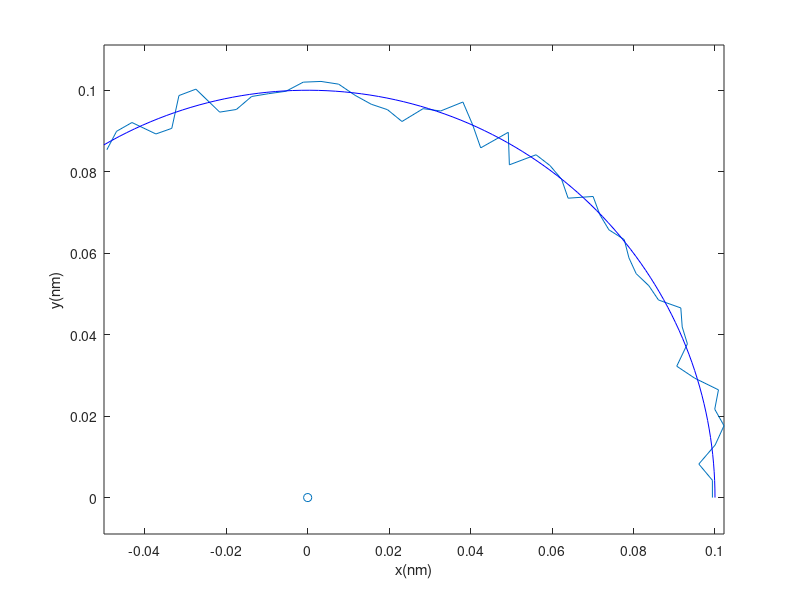

This figure's MATLAB source: (Note: this script raises an error after producing the figure.)
% 给定刀具波纹度拟合曲线和已加工曲面拟合曲线，给定残高，求各个刀位点的切宽
% 方案：先求切宽和残高的定量关系；然后考虑如何移动各个刀位点，微调来获得所要求的残高
if true
    close all;
    clear; clc;
    addpath(genpath('funcs'));
    
    % global variables
    % global textFontSize textFontType unit fitMethod paramMethod;
    workspaceDir = 'workspace/20220925-contrast/nagayama_concentric';
    fitMethod = 'Levenberg-Marquardt';
    paramMethod = 'centripetal';
    unit = '\mum';
    textFontSize = 12;
    textFontType = 'Times New Roman';
end

%% simulation initialization
debug = 2;
switch debug
    case 2
        cx0 = 0; % unit: nm
        cy0 = 0;
        r0 = 0.1;
        noise = 0.05;
        theta = transpose(linspace(0,2*pi/3,50));
        r = r0*(1 - noise + 2*noise*rand(length(theta),1));
        toolOri(:,1) = r.*cos(theta) + cx0;
        toolOri(:,2) = r.*sin(theta) + cy0;
        % toolOri(:,3) = 0;
        rmse0 = sqrt(...
                    sum(...
                        ((toolOri(:,1) - cx0).^2 + (toolOri(:,2) - cy0).^2 - r0^2).^2) ...
                /length(toolOri));
        clear theta r;
    otherwise
        toolInput = inputdlg({'Tool fitting method','Tool parameterization method', ...
            'Unit','Font type in figure','Font size in figure'}, ...
            'Tool Processing Input', ...
            [1 20; 1 20; 1 20; 1 20; 1 20], ...
            {'Levenberg-Marquardt','centripetal','\mu m','Times New Roman','14'}, ...
            'WindowStyle');
        fitMethod = toolInput{1};
        paramMethod = toolInput{2};
        unit = toolInput{3};
        textFontType = toolInput{4};
        textFontSize = str2double(toolInput{5});
        [fileName,dirName] = uigetfile({ ...
            '*.mat','MAT-files(*.mat)'; ...
            '*.txt','text-files(*.txt)'; ...
            '*.*','all files(*.*)'...
            }, ...
            'Select one tool tip measurement data', ...
            'Tool\', ...
            'MultiSelect','off');
        pathName = fullfile(dirName,fileName);
        dataOri = load(pathName); % load from file, n*2 matrix
        % data pre-processing
        toolOri = dataOri;
end

% dim = size(toolOri,1);
f1 = figure('Name','original xy scatters of the tool');
plot(toolOri(:,1),toolOri(:,2));
hold on;

theta1 = atan2(toolOri(1,2),toolOri(1,1));
theta2 = atan2(toolOri(end,2),toolOri(end,1));
theta = transpose(linspace(theta1,theta2,100));
plot(cx0 + r0*cos(theta),cy0 + r0*sin(theta),'blue');
scatter(cx0,cy0,'blue');
axis equal;
xlabel('x(nm)');
ylabel('y(nm)');
clear theta theta1 theta2;

%% 由(x,y)图获得刃口圆心半径以及波纹度函数
[center,radius,includedAngle,toolXY,rmseLsc] = toolFit2D(toolOri,'Levenberg-Marquardt');
f2 = figure('Name','tool sharpness fitting result');
plot(toolXY(:,1),toolXY(:,2));
hold on;
theta = (pi/2 - includedAngle/2):0.01:(pi/2 + includedAngle/2);
xtmp = radius*cos(theta);
ytmp = radius*sin(theta);
plot(xtmp,ytmp,'black');
scatter(0,0,'black');
axis equal;
xlabel('x(nm)');
ylabel('y(nm)');
clear xtmp ytmp theta; % 删除画图的临时变量

% 直角坐标系转极坐标系
toolTheta = atan2(toolXY(:,2),toolXY(:,1));
toolR = vecnorm(toolXY,2,2);

%% 车刀轮廓插值

% 轮廓插值的测试输入
% center = [0,0]; % um
% radius = 4; % um
% toolTheta = (pi/6:0.01:5*pi/6)';
% toolR = -0.2 + 0.1 * rand(length(toolTheta),1) + radius; % 实际上是由报告获得，单位：um

figure('name','tool curve');
subplot(2,1,1); plot(toolTheta*180/pi,toolR); title('tool curve');
subplot(2,1,2); plot(toolTheta*180/pi,toolR - radius); title('tool waviness');

[toolCpts,U] = bSplineCpts(toolXY,3,'chord'); 
u = 0:0.002:1;
n = length(toolCpts);
toolPt = zeros(length(u),2);
for i = 1:length(u)
    toolPt(i,:) = bSplinePt(toolCpts,3,u(i),U);
end

% plot the interpolation results
figure('Name','Tool Interpolation Results');
plot(toolXY(:,1),toolXY(:,2),'Color',[0,0.45,0.74]); hold on;
plot(toolCpts(:,1),toolCpts(:,2),'x','Color',[0.85,0.33,0.10]);
axis equal
legend('Measured Pts','Interpolation Cpts','Location','best');

%% save the tool interpolation results
center = [0;0;0];
toolEdgeNorm = [0;0;1];
cutDirect = [1;0;0];
toolDirect = [0;1;0];
[toolFileName,toolDirName,toolFileType] = uiputfile({ ...
        '*.mat','MAT-file(*.mat)'; ...
        '*.txt','text-file(.txt)';...
        '*.*','all file(*.*)';...
        }, ...
        'Select the directory and filename to save the tool model', ...
        fullfile(workspaceDir,['toolTheo',datestr(now,'yyyymmddTHHMMSS'),'.mat']));
toolFile = fullfile(toolDirName,toolFileName);
switch toolFileType
    case 0 % no saving files
        msgfig = msgbox("No tool model saved","Warning","warn","modal");
        uiwait(msgfig);
    case 1 % *.mat
        Comments = cell2mat(inputdlg( ...
            'Enter Comment of the tool model:', ...
            'Saving Comments', ...
            [5 60], ...
            string(datestr(now))));
        save(toolFile,"Comments","unit","fitMethod","paramMethod", ... % comments and notes
            "center","radius","openAngle", ... % tool fitting results
            "toolEdgeNorm","toolDirect","cutDirect","toolBform", ... % tool interpolation results
            "toolEdgePt","toolFit"); % auxiliary data
        % toolEdgePt, toolCpts, toolFit are useless in the following process at present
    otherwise
        msgfig = msgbox("File type error","Error","error","modal");
        uiwait(msgfig);
end

%% 相邻刀位点的残高
% x1 = [0,0,0]; vec1 = [0,1];
% x2 = [r0,r0/30,0]; vec2 = [cosd(90+8),sind(90+8)];
% R = rotz(5,'deg'); % rotation matrix about z axis
% tool1 = toolPt + x1;
% tool2 = toolPt*transpose(R) + x2;
% 
% [res,interPt] = residualHigh(x1(:,1:2),vec1,tool1(:,1:2),x2(:,1:2),vec2,tool2(:,1:2));
% 
% figure('Name','Residual of the adjacent tool');
% plot(tool1(:,1),tool1(:,2),'Color',[0,0.45,0.74]); hold on;
% plot(tool2(:,1),tool2(:,2),'Color',[0.85,0.33,0.10]);
% plot(interPt(1),interPt(2),'*','Color',[0.49,0.18,0.56]);
% plot(x1(1),x1(2),'o','Color',[0,0.45,0.74],'MarkerFaceColor',[0,0.45,0.74]);
% line([x1(1),x1(1)+radius*vec1(1)],[x1(2),x1(2)+radius*vec1(2)],'LineWidth',2,'Color',[0,0.45,0.74]);
% plot(x2(1),x2(2),'o','Color',[0.85,0.33,0.10],'MarkerFaceColor',[0.85,0.33,0.10]);
% line([x2(1),x2(1)+radius*vec2(1)],[x2(2),x2(2)+radius*vec2(2)],'LineWidth',2,'Color',[0.85,0.33,0.10]);
% axis equal

%%
% rmpath(genpath('funcs'));